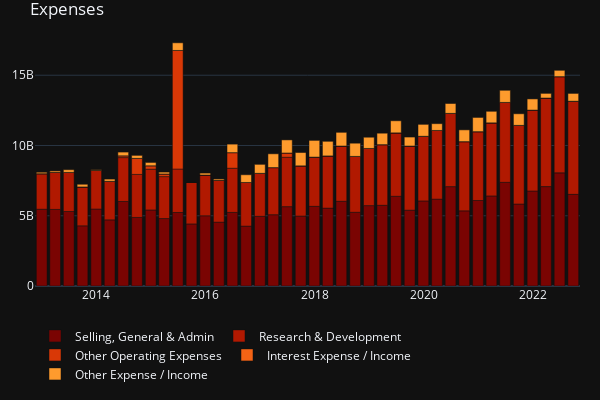

Notebook code cell kept with this figure:
### Code cell
# crypto_df = create_ema_plot(CRYPTO_LIST, emas=[10, 20, 30, 40, 50])
# stocks_df = create_ema_plot(STOCKS_LIST, emas=[10, 20, 30, 40, 50])
def create_stacker_bar(df:pd.DataFrame, title_ ='', colors=px.colors.sequential.Viridis):
    
    stacked_plot = px.bar(data_frame=df, color_discrete_sequence=colors)

    stacked_plot.update_layout(
        xaxis = dict(title=None),
        yaxis = dict(title=None),
        height=400, 
        width=600, 
        legend=dict(
            orientation="h",
            yanchor="bottom",
            y = -0.4,
            xanchor="left",
            title= None
        ),
        margin=dict(l=20, r=20, t=30, b=20),
        template="plotly_dark",
        title=title_
    )
    stacked_plot.show()

    return stacked_plot

expenses_plot = create_stacker_bar(df_expenses, title_='Expenses', colors=px.colors.sequential.Turbo_r)

### Figure 1 — Plotly figure (JSON) as saved in the notebook; plotly's stock layout.template omitted (floating-point values rounded to 4 significant figures)
{"data": [{"alignmentgroup": "True", "hovertemplate": "variable=Selling, General & Admin<br>Date=%{x}<br>value=%{y}<extra></extra>", "legendgroup": "Selling, General & Admin", "marker": {"color": "#7a0402", "pattern": {"shape": ""}}, "name": "Selling, General & Admin", "offsetgroup": "Selling, General & Admin", "orientation": "v", "showlegend": true, "textposition": "auto", "type": "bar", "x": ["2022-09-30", "2022-06-30", "2022-03-31", "2021-12-31", "2021-09-30", "2021-06-30", "2021-03-31", "2020-12-31", "2020-09-30", "2020-06-30", "2020-03-31", "2019-12-31", "2019-09-30", "2019-06-30", "2019-03-31", "2018-12-31", "2018-09-30", "2018-06-30", "2018-03-31", "2017-12-31", "2017-09-30", "2017-06-30", "2017-03-31", "2016-12-31", "2016-09-30", "2016-06-30", "2016-03-31", "2015-12-31", "2015-09-30", "2015-06-30", "2015-03-31", "2014-12-31", "2014-09-30", "2014-06-30", "2014-03-31", "2013-12-31", "2013-09-30", "2013-06-30", "2013-03-31", "2012-12-31"], "xaxis": "x", "y": [6524000000, 8053000000, 7075000000, 6763000000, 5834000000, 7379000000, 6409000000, 6086000000, 5350000000, 7073000000, 6184000000, 6054000000, 5398000000, 6387000000, 5744000000, 5720000000, 5247000000, 6031000000, 5543000000, 5671000000, 4978000000, 5647000000, 5074000000, 4958000000, 4263000000, 5237000000, 4546000000, 4998000000, 4417000000, 5233000000, 4800000000, 5412000000, 4879000000, 6017000000, 4708000000, 5480000000, 4283000000, 5302000000, 5450000000, 5465000000], "yaxis": "y"}, {"alignmentgroup": "True", "hovertemplate": "variable=Research & Development<br>Date=%{x}<br>value=%{y}<extra></extra>", "legendgroup": "Research & Development", "marker": {"color": "#b11901", "pattern": {"shape": ""}}, "name": "Research & Development", "offsetgroup": "Research & Development", "orientation": "v", "showlegend": true, "textposition": "auto", "type": "bar", "x": ["2022-09-30", "2022-06-30", "2022-03-31", "2021-12-31", "2021-09-30", "2021-06-30", "2021-03-31", "2020-12-31", "2020-09-30", "2020-06-30", "2020-03-31", "2019-12-31", "2019-09-30", "2019-06-30", "2019-03-31", "2018-12-31", "2018-09-30", "2018-06-30", "2018-03-31", "2017-12-31", "2017-09-30", "2017-06-30", "2017-03-31", "2016-12-31", "2016-09-30", "2016-06-30", "2016-03-31", "2015-12-31", "2015-09-30", "2015-06-30", "2015-03-31", "2014-12-31", "2014-09-30", "2014-06-30", "2014-03-31", "2013-12-31", "2013-09-30", "2013-06-30", "2013-03-31", "2012-12-31"], "xaxis": "x", "y": [6628000000, 6849000000, 6306000000, 5758000000, 5599000000, 5687000000, 5204000000, 4899000000, 4926000000, 5214000000, 4887000000, 4603000000, 4565000000, 4513000000, 4316000000, 4070000000, 3977000000, 3933000000, 3715000000, 3504000000, 3574000000, 3514000000, 3355000000, 3062000000, 3106000000, 3146000000, 2980000000, 2900000000, 2962000000, 3094000000, 2984000000, 2903000000, 3065000000, 3123000000, 2743000000, 2748000000, 2767000000, 2783000000, 2640000000, 2528000000], "yaxis": "y"}, {"alignmentgroup": "True", "hovertemplate": "variable=Other Operating Expenses<br>Date=%{x}<br>value=%{y}<extra></extra>", "legendgroup": "Other Operating Expenses", "marker": {"color": "#d93806", "pattern": {"shape": ""}}, "name": "Other Operating Expenses", "offsetgroup": "Other Operating Expenses", "orientation": "v", "showlegend": true, "textposition": "auto", "type": "bar", "x": ["2022-09-30", "2022-06-30", "2022-03-31", "2021-12-31", "2021-09-30", "2021-06-30", "2021-03-31", "2020-12-31", "2020-09-30", "2020-06-30", "2020-03-31", "2019-12-31", "2019-09-30", "2019-06-30", "2019-03-31", "2018-12-31", "2018-09-30", "2018-06-30", "2018-03-31", "2017-12-31", "2017-09-30", "2017-06-30", "2017-03-31", "2016-12-31", "2016-09-30", "2016-06-30", "2016-03-31", "2015-12-31", "2015-09-30", "2015-06-30", "2015-03-31", "2014-12-31", "2014-09-30", "2014-06-30", "2014-03-31", "2013-12-31", "2013-09-30", "2013-06-30", "2013-03-31", "2012-12-31"], "xaxis": "x", "y": [0, 0, 0, 0, 0, 0, 0, 0, 0, 0, 0, 0, 0, 0, 0, 0, 0, 0, 0, 0, 0, 306000000, 0, 0, 0, 1110000000, 0, 0, 0, 8438000000, 190000000, 243000000, 1140000000, 127000000, 0, 0, 0, 0, 0, 0], "yaxis": "y"}, {"alignmentgroup": "True", "hovertemplate": "variable=Interest Expense / Income<br>Date=%{x}<br>value=%{y}<extra></extra>", "legendgroup": "Interest Expense / Income", "marker": {"color": "#f36315", "pattern": {"shape": ""}}, "name": "Interest Expense / Income", "offsetgroup": "Interest Expense / Income", "orientation": "v", "showlegend": true, "textposition": "auto", "type": "bar", "x": ["2022-09-30", "2022-06-30", "2022-03-31", "2021-12-31", "2021-09-30", "2021-06-30", "2021-03-31", "2020-12-31", "2020-09-30", "2020-06-30", "2020-03-31", "2019-12-31", "2019-09-30", "2019-06-30", "2019-03-31", "2018-12-31", "2018-09-30", "2018-06-30", "2018-03-31", "2017-12-31", "2017-09-30", "2017-06-30", "2017-03-31", "2016-12-31", "2016-09-30", "2016-06-30", "2016-03-31", "2015-12-31", "2015-09-30", "2015-06-30", "2015-03-31", "2014-12-31", "2014-09-30", "2014-06-30", "2014-03-31", "2013-12-31", "2013-09-30", "2013-06-30", "2013-03-31", "2012-12-31"], "xaxis": "x", "y": [0, 0, 0, 0, 0, 0, 0, 0, 0, 0, 0, 0, 0, 0, 0, 0, 0, 0, 0, 0, 0, 0, 0, 0, 0, 0, 0, 0, 0, 0, 0, 0, 0, 0, 0, 0, 0, 0, 0, 0], "yaxis": "y"}, {"alignmentgroup": "True", "hovertemplate": "variable=Other Expense / Income<br>Date=%{x}<br>value=%{y}<extra></extra>", "legendgroup": "Other Expense / Income", "marker": {"color": "#fe9b2d", "pattern": {"shape": ""}}, "name": "Other Expense / Income", "offsetgroup": "Other Expense / Income", "orientation": "v", "showlegend": true, "textposition": "auto", "type": "bar", "x": ["2022-09-30", "2022-06-30", "2022-03-31", "2021-12-31", "2021-09-30", "2021-06-30", "2021-03-31", "2020-12-31", "2020-09-30", "2020-06-30", "2020-03-31", "2019-12-31", "2019-09-30", "2019-06-30", "2019-03-31", "2018-12-31", "2018-09-30", "2018-06-30", "2018-03-31", "2017-12-31", "2017-09-30", "2017-06-30", "2017-03-31", "2016-12-31", "2016-09-30", "2016-06-30", "2016-03-31", "2015-12-31", "2015-09-30", "2015-06-30", "2015-03-31", "2014-12-31", "2014-09-30", "2014-06-30", "2014-03-31", "2013-12-31", "2013-09-30", "2013-06-30", "2013-03-31", "2012-12-31"], "xaxis": "x", "y": [554000000, 449000000, 329000000, 793000000, 825000000, 863000000, 821000000, 1011000000, 837000000, 701000000, 482000000, 848000000, 637000000, 860000000, 816000000, 799000000, 940000000, 973000000, 1040000000, 1188000000, 948000000, 931000000, 980000000, 638000000, 549000000, 604000000, 93000000, 138000000, 0, 544000000, 134000000, 236000000, 213000000, 264000000, 158000000, 44000000, 192000000, 192000000, 100000000, 104000000], "yaxis": "y"}], "layout": {"barmode": "relative", "height": 400, "legend": {"orientation": "h", "title": {}, "tracegroupgap": 0, "xanchor": "left", "y": -0.4, "yanchor": "bottom"}, "margin": {"b": 20, "l": 20, "r": 20, "t": 30}, "title": {"text": "Expenses"}, "width": 600, "xaxis": {"anchor": "y", "domain": [0, 1], "title": {}}, "yaxis": {"anchor": "x", "domain": [0, 1], "title": {}}}}
